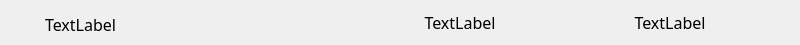
<?xml version="1.0" encoding="UTF-8"?>
<ui version="4.0">
 <class>ListItem</class>
 <widget class="QWidget" name="ListItem">
  <property name="geometry">
   <rect>
    <x>0</x>
    <y>0</y>
    <width>800</width>
    <height>45</height>
   </rect>
  </property>
  <property name="minimumSize">
   <size>
    <width>800</width>
    <height>45</height>
   </size>
  </property>
  <property name="maximumSize">
   <size>
    <width>800</width>
    <height>45</height>
   </size>
  </property>
  <property name="windowTitle">
   <string>Form</string>
  </property>
  <property name="styleSheet">
   <string notr="true"/>
  </property>
  <layout class="QHBoxLayout" name="horizontalLayout">
   <property name="spacing">
    <number>0</number>
   </property>
   <property name="leftMargin">
    <number>0</number>
   </property>
   <property name="topMargin">
    <number>0</number>
   </property>
   <property name="rightMargin">
    <number>0</number>
   </property>
   <property name="bottomMargin">
    <number>0</number>
   </property>
   <item>
    <widget class="QWidget" name="left" native="true">
     <property name="minimumSize">
      <size>
       <width>380</width>
       <height>45</height>
      </size>
     </property>
     <property name="maximumSize">
      <size>
       <width>380</width>
       <height>45</height>
      </size>
     </property>
     <layout class="QHBoxLayout" name="horizontalLayout_2">
      <item>
       <widget class="QPushButton" name="likeBtn">
        <property name="minimumSize">
         <size>
          <width>30</width>
          <height>30</height>
         </size>
        </property>
        <property name="maximumSize">
         <size>
          <width>30</width>
          <height>30</height>
         </size>
        </property>
        <property name="styleSheet">
         <string notr="true">#likeBtn
{
	border: none;
}</string>
        </property>
        <property name="text">
         <string/>
        </property>
       </widget>
      </item>
      <item>
       <widget class="QLabel" name="name">
        <property name="minimumSize">
         <size>
          <width>0</width>
          <height>30</height>
         </size>
        </property>
        <property name="maximumSize">
         <size>
          <width>16777215</width>
          <height>30</height>
         </size>
        </property>
        <property name="font">
         <font>
          <family>黑体</family>
          <pointsize>12</pointsize>
         </font>
        </property>
        <property name="text">
         <string>TextLabel</string>
        </property>
        <property name="alignment">
         <set>Qt::AlignCenter</set>
        </property>
       </widget>
      </item>
      <item>
       <widget class="QLabel" name="vip">
        <property name="minimumSize">
         <size>
          <width>65</width>
          <height>20</height>
         </size>
        </property>
        <property name="maximumSize">
         <size>
          <width>65</width>
          <height>20</height>
         </size>
        </property>
        <property name="styleSheet">
         <string notr="true">#vip
{
	background-image: url(&quot;:/images/vip.png&quot;);
	background-repeat: no-repeat;
	padding-top: 20px;
}</string>
        </property>
        <property name="text">
         <string/>
        </property>
       </widget>
      </item>
      <item>
       <widget class="QLabel" name="sq">
        <property name="minimumSize">
         <size>
          <width>30</width>
          <height>20</height>
         </size>
        </property>
        <property name="maximumSize">
         <size>
          <width>30</width>
          <height>20</height>
         </size>
        </property>
        <property name="styleSheet">
         <string notr="true">#sq
{
	background-image: url(&quot;:/images/sq.png&quot;);
	background-repeat: no-repeat;
	background-position: center center;
}</string>
        </property>
        <property name="text">
         <string/>
        </property>
       </widget>
      </item>
      <item>
       <spacer name="horizontalSpacer">
        <property name="orientation">
         <enum>Qt::Horizontal</enum>
        </property>
        <property name="sizeHint" stdset="0">
         <size>
          <width>40</width>
          <height>20</height>
         </size>
        </property>
       </spacer>
      </item>
     </layout>
    </widget>
   </item>
   <item>
    <widget class="QWidget" name="mid" native="true">
     <property name="minimumSize">
      <size>
       <width>160</width>
       <height>45</height>
      </size>
     </property>
     <property name="maximumSize">
      <size>
       <width>160</width>
       <height>45</height>
      </size>
     </property>
     <layout class="QGridLayout" name="gridLayout">
      <item row="0" column="0">
       <widget class="QLabel" name="singer">
        <property name="font">
         <font>
          <family>黑体</family>
          <pointsize>12</pointsize>
         </font>
        </property>
        <property name="text">
         <string>TextLabel</string>
        </property>
        <property name="alignment">
         <set>Qt::AlignCenter</set>
        </property>
       </widget>
      </item>
     </layout>
    </widget>
   </item>
   <item>
    <widget class="QWidget" name="right" native="true">
     <property name="minimumSize">
      <size>
       <width>0</width>
       <height>45</height>
      </size>
     </property>
     <property name="maximumSize">
      <size>
       <width>16777215</width>
       <height>45</height>
      </size>
     </property>
     <layout class="QGridLayout" name="gridLayout_2">
      <item row="0" column="0">
       <widget class="QLabel" name="album">
        <property name="font">
         <font>
          <family>黑体</family>
          <pointsize>12</pointsize>
         </font>
        </property>
        <property name="text">
         <string>TextLabel</string>
        </property>
        <property name="alignment">
         <set>Qt::AlignCenter</set>
        </property>
       </widget>
      </item>
     </layout>
    </widget>
   </item>
  </layout>
 </widget>
 <resources/>
 <connections/>
</ui>
